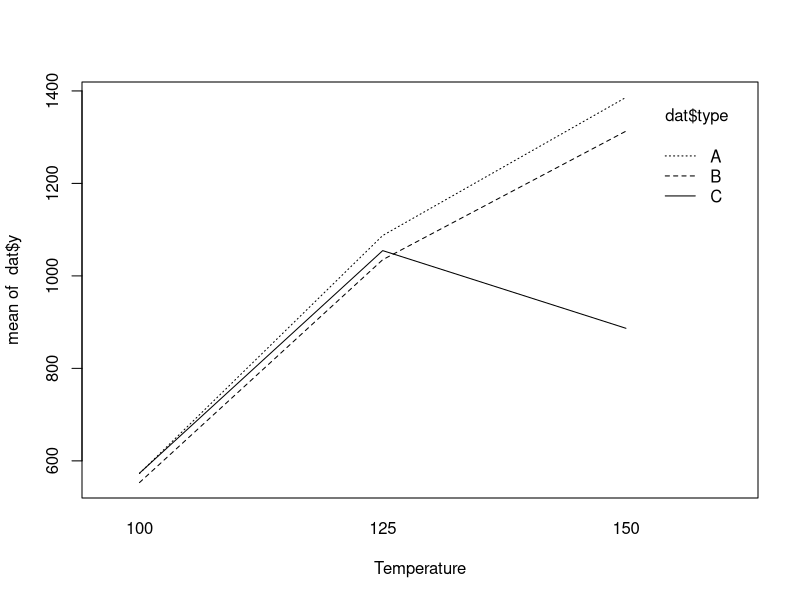

This figure's R source:
## ---- chunk 1
knitr::opts_chunk$set(echo = TRUE)
## ---- chunk 2
dat = data.frame(type=c(rep("A",9), rep("B",9), rep("C",9)),
temp=rep(c(100,125,150), 9),
y=c(580,1090,1392,568,1087,1380,570,1085,1386,550,1070,1328,530,1035,1312,
579,1000,1299,546,1045,867,575,1053,904,599,1066,889))
## ---- chunk 3
interaction.plot(x.factor = dat$temp, 
                 trace.factor = dat$type, 
                 response = dat$y, xlab = "Temperature")
## ---- chunk 4
fit_3b = lm(y ~ temp*type, data = dat)
summary(fit_3b)
## ---- chunk 5
summary_3c = summary(fit_3b)
summary_3c
## ---- chunk 6
summary(fit_3b)
print("------------------------------------------------------")
fit_3d = aov(y ~ type*temp, data = dat)
summary(fit_3d)
## ---- chunk 7
df = read.csv("bike.csv")
df = subset(df, select = -c(1, 46))
all_names = colnames(df)
## ---- chunk 8
library(MASS)
library(car)

full.model <- lm(trips ~ ., data = df)
step.model <- stepAIC(full.model, 
                      direction = "both", 
                      trace = FALSE)
summary(step.model)

#vif(step.model)
sig_features = c('PARK_AREA_ACRES', 'CTA_TRAIN_STATIONS',
                 'Retail_Food_Establishment', 'CAPACITY', 
                 'POPULATION_SQ_MILE', 'CBD', 'MINORITY',
                 'EDU', 'ARSON', 'ASSAULT', 'BATTERY', 
                 'CRIMINAL_DAMAGE', 'GAMBLING', 'NON_CRIMINAL',
                 'OBSCENITY', 'OTHER_OFFENSE', 'PROSTITUTION',
                 'STALKING', 'THEFT', 'trips')

df_selected = df[sig_features]

vif(step.model)

#round(cor(df_selected), 2)
round(cor(df), 2)
## ---- chunk 9
round(cor(df), 2)
all_names
## ---- chunk 10
#full_model = lm(trips ~ (.)^2, data = df)
full_model = lm(trips ~ PARK_AREA_ACRES + CAPACITY + CTA_TRAIN_STATIONS + MINORITY + ARSON + ASSAULT*BATTERY + CONCEALED_CARRY_LICENSE_VIOLATIO + HOMICIDE + STALKING, data = df)

summary(full_model)
## ---- chunk 11
keep = c('PARK_AREA_ACRES', 'CAPACITY', 'MINORITY', 'ARSON', 'CRIMINAL_DAMAGE', 'PROSTITUTION', 'STALKING', 'trips')
df_keep = df_selected[keep]
keep.model = lm(trips ~ ., data = df_keep)
summary(keep.model)

vif(keep.model)
cor(df_keep)
